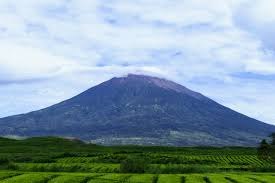
#> input picture Tugas_PCD12/Pmg.jpg, 275 x 183 px, found by its file name
$ python Thresholding.py
#> lines starting #> are read from the running program, lines starting #| are printed output that depends on the picture; after the words box and inside, x2 and y2 are one past the last pixel; in counts of white or black regions, pixels touching at a corner belong together
import imageio
import numpy as np
import matplotlib.pyplot as plt
from scipy.ndimage import sobel

image = imageio.imread('C:\\Users\\Galang\\Documents\\TUGAS TUGAS KULIAH\\Tugas_PCD12\\Pmg.jpg')
#> image is the input picture: shape (183, 275, 3); mean R, G, B 134.1, 157.1, 168.1

gray_image = np.mean(image, axis=2)
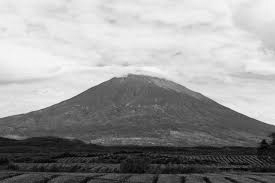
#> gray_image: shape (183, 275) float64; min 1.33, max 250.3, mean 153.1

sobel_x = sobel(gray_image, axis=0)
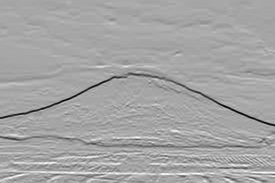
#> sobel_x: shape (183, 275) float64; min -603.7, max 317.3, mean -7.6; drawn with min black and max white
sobel_y = sobel(gray_image, axis=1)
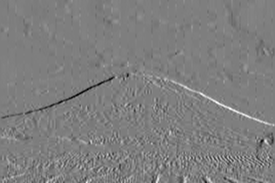
#> sobel_y: shape (183, 275) float64; min -288.7, max 291.7, mean 0; drawn with min black and max white
edges = np.hypot(sobel_x, sobel_y)
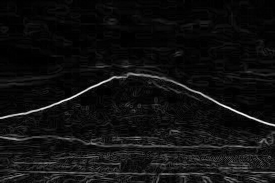
#> edges: shape (183, 275) float64; min 0, max 642, mean 41.5; drawn with min black and max white

threshold_value = 100
binary_output = edges > threshold_value
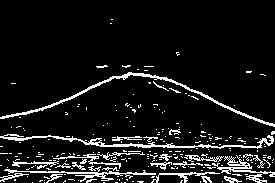
#> binary_output: shape (183, 275) bool; 9.2% white in thin lines or dots, all inside (x1, y1, x2, y2) = (0, 19, 275, 183)

plt.figure(figsize=(12, 6))
plt.subplot(1, 2, 1)
plt.title('Citra Deteksi Tepi')
plt.imshow(edges, cmap='gray')
plt.subplot(1, 2, 2)
plt.title('Hasil Segmentasi')
plt.imshow(binary_output, cmap='gray')
plt.show()
